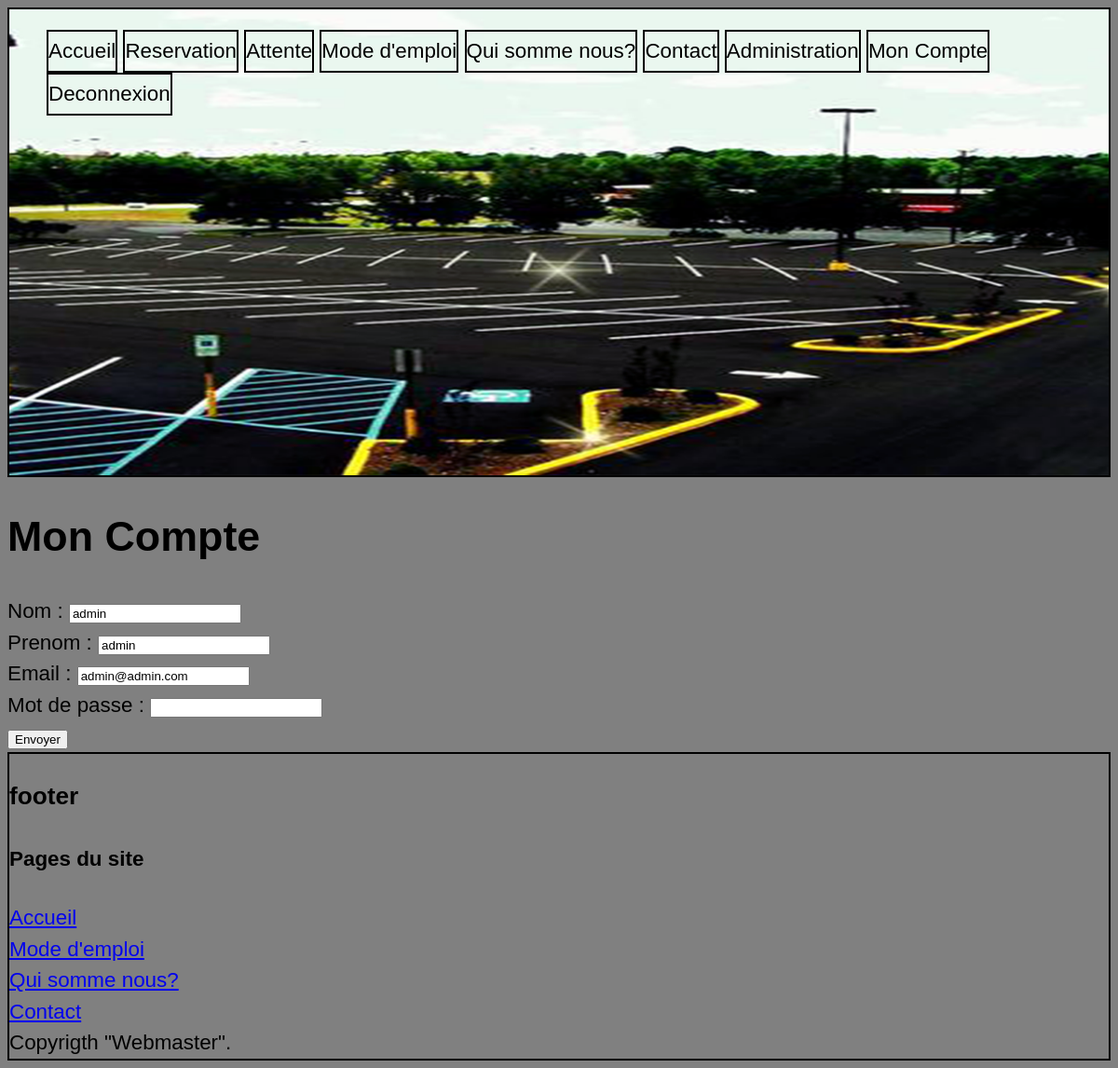
Screenshot of /?p=moncompte (signed in) with the database file from the repository.
### tables this page shows
CREATE TABLE IF NOT EXISTS `user` (
  `id_u` int(11) NOT NULL AUTO_INCREMENT,
  `nom` varchar(255) NOT NULL,
  `prenom` varchar(255) NOT NULL,
  `email` varchar(255) NOT NULL,
  `password` varchar(255) NOT NULL,
  `lvl` int(11) NOT NULL DEFAULT '0',
  `placefileattente` int(11) NOT NULL DEFAULT '0',
  `historique` int(11) DEFAULT NULL,
  PRIMARY KEY (`id_u`)
);

### index.php (called while the page is built, shortened)
<?php
	if(!isset($_GET['p']))
	{
		$page = "accueil" ;
	}
	else
	{
		if(!file_exists("views/".$_GET['p']."views.php")){
		$page = "404";
		}
		else
		{
		$page = $_GET['p'];
		}
	}
	include "./views/".$page."views.php" ;
	include "layout.php";
?>

### model/moncomptemodel.php (called while the page is built, shortened)
<?php
require 'model.php';
function monCompte()
{
     global $bdd;
     if(isset($_SESSION['connecte']))
    {
        $id_u = $_SESSION['id_u'];
        $requete = $bdd->query("SELECT * FROM user WHERE id_u = $id_u ");
        $reponse = $requete->fetch();
        return $reponse;
    }
}

### controllers/moncomptecontrollers.php (called while the page is built, shortened)
<?php
require dirname(__FILE__).'/../model/moncomptemodel.php';
if(monCompte()){
    $reponse = monCompte();
}

### views/moncompteviews.php (the view)
<?php $title = "Mon Compte";
require dirname(__FILE__).'/../controllers/moncomptecontrollers.php';
?>
<h1> Mon Compte </h1>
<form method="post" action="<?php dirname(__FILE__).'/?p=moncompte' ?>" enctype="multipart/form-data">
<label for="nom">Nom :</label>
<input type="text" name="nom" value="<?php echo $reponse['nom']; ?>" required /><br>
 <label for="prenom">Prenom :</label>
 <input Type="text" name="prenom"  value="<?php echo $reponse['prenom']; ?>" required><br>
<label for="email">Email :</label>
 <input Type="text" name="email"  value="<?php echo $reponse['email']; ?>" required><br>
 <label for="password">Mot de passe :</label>
 <input Type="text" name="password"><br>
<input type="submit" name="submit" value="Envoyer"/>
</form>

### views/CSS/style.css (style rules this page uses)
body { background-color: #808080; color: #000; font-family: "Century Gothic", helvetica, arial, sans-serif; font-size: 1.4em; line-height: 1.5; }

### rows the page displays
user: nom "admin", prenom "admin", email "admin@admin.com"
